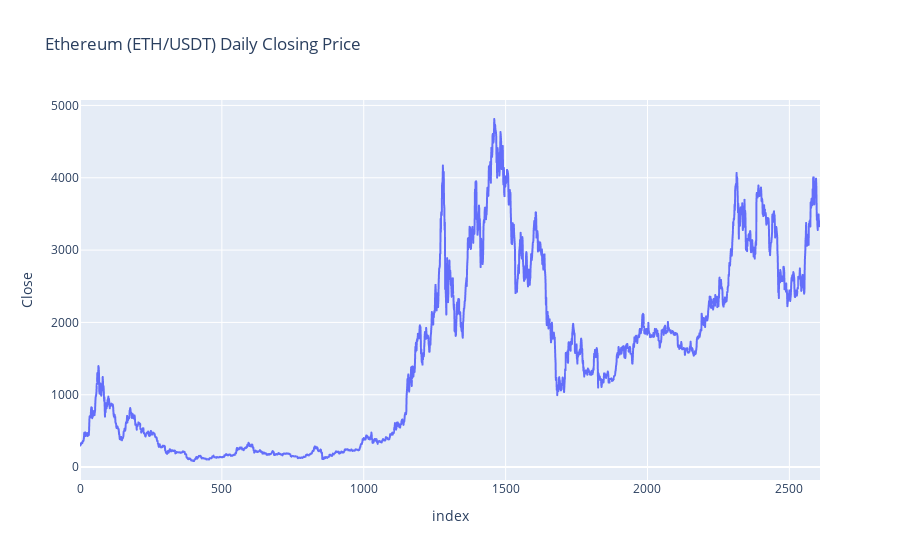

Here is the notebook cell this chart was saved with:
### Code cell
px.line(eth_data, x=eth_data.index, y='Close', title='Ethereum (ETH/USDT) Daily Closing Price')

### Figure 1 — Plotly figure (JSON) as saved in the notebook; plotly's stock layout.template omitted (floating-point values rounded to 4 significant figures; data arrays with more than 128 entries replaced by an {"elided": "..."} marker saying what was removed)
{"data": [{"hovertemplate": "index=%{x}<br>Close=%{y}<extra></extra>", "legendgroup": "", "line": {"color": "#636efa", "dash": "solid"}, "marker": {"symbol": "circle"}, "mode": "lines", "name": "", "showlegend": false, "type": "scattergl", "x": {"elided": "2609 int values"}, "xaxis": "x", "y": {"elided": "2609 float values"}, "yaxis": "y"}], "layout": {"legend": {"tracegroupgap": 0}, "title": {"text": "Ethereum (ETH/USDT) Daily Closing Price"}, "xaxis": {"anchor": "y", "domain": [0, 1], "title": {"text": "index"}}, "yaxis": {"anchor": "x", "domain": [0, 1], "title": {"text": "Close"}}}}
